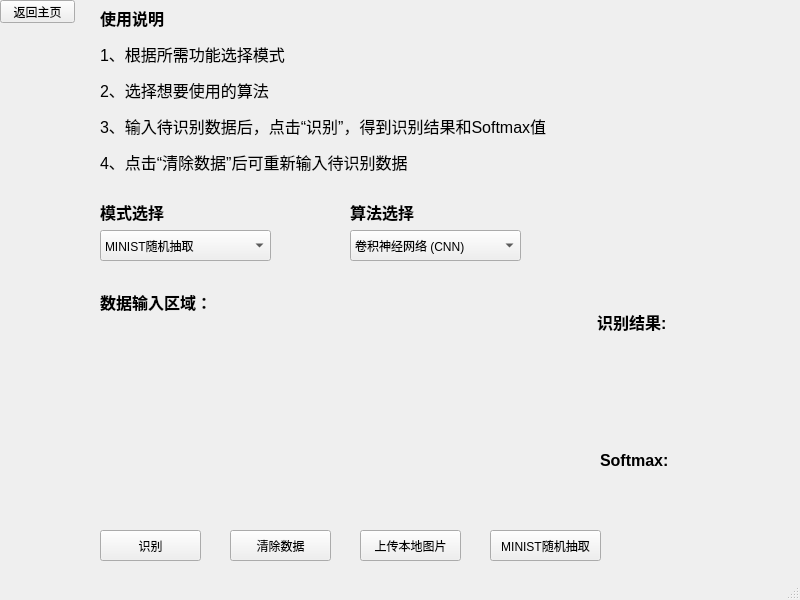
<?xml version="1.0" encoding="UTF-8"?>
<ui version="4.0">
 <class>MainWindow</class>
 <widget class="QMainWindow" name="MainWindow">
  <property name="geometry">
   <rect>
    <x>0</x>
    <y>0</y>
    <width>800</width>
    <height>600</height>
   </rect>
  </property>
  <property name="windowTitle">
   <string>多个数字识别</string>
  </property>
  <widget class="QWidget" name="centralwidget">
   <widget class="QPushButton" name="pushButton_4">
    <property name="geometry">
     <rect>
      <x>490</x>
      <y>530</y>
      <width>111</width>
      <height>31</height>
     </rect>
    </property>
    <property name="text">
     <string>MINIST随机抽取</string>
    </property>
   </widget>
   <widget class="QLabel" name="label_4">
    <property name="geometry">
     <rect>
      <x>597</x>
      <y>310</y>
      <width>81</width>
      <height>21</height>
     </rect>
    </property>
    <property name="text">
     <string>&lt;html&gt;&lt;head/&gt;&lt;body&gt;&lt;p&gt;&lt;span style=&quot; font-size:12pt; font-weight:600;&quot;&gt;识别结果:&lt;/span&gt;&lt;/p&gt;&lt;/body&gt;&lt;/html&gt;</string>
    </property>
   </widget>
   <widget class="QPushButton" name="pushButton">
    <property name="geometry">
     <rect>
      <x>100</x>
      <y>530</y>
      <width>101</width>
      <height>31</height>
     </rect>
    </property>
    <property name="text">
     <string>识别</string>
    </property>
   </widget>
   <widget class="QLabel" name="label_2">
    <property name="geometry">
     <rect>
      <x>100</x>
      <y>200</y>
      <width>71</width>
      <height>21</height>
     </rect>
    </property>
    <property name="text">
     <string>&lt;html&gt;&lt;head/&gt;&lt;body&gt;&lt;p&gt;&lt;span style=&quot; font-size:12pt; font-weight:600;&quot;&gt;模式选择&lt;/span&gt;&lt;/p&gt;&lt;/body&gt;&lt;/html&gt;</string>
    </property>
   </widget>
   <widget class="QPushButton" name="pushButton_2">
    <property name="geometry">
     <rect>
      <x>230</x>
      <y>530</y>
      <width>101</width>
      <height>31</height>
     </rect>
    </property>
    <property name="text">
     <string>清除数据</string>
    </property>
   </widget>
   <widget class="QLabel" name="label_3">
    <property name="geometry">
     <rect>
      <x>350</x>
      <y>200</y>
      <width>71</width>
      <height>21</height>
     </rect>
    </property>
    <property name="text">
     <string>&lt;html&gt;&lt;head/&gt;&lt;body&gt;&lt;p&gt;&lt;span style=&quot; font-size:12pt; font-weight:600;&quot;&gt;算法选择&lt;/span&gt;&lt;/p&gt;&lt;/body&gt;&lt;/html&gt;</string>
    </property>
   </widget>
   <widget class="QLabel" name="label_5">
    <property name="geometry">
     <rect>
      <x>600</x>
      <y>450</y>
      <width>71</width>
      <height>21</height>
     </rect>
    </property>
    <property name="text">
     <string>&lt;html&gt;&lt;head/&gt;&lt;body&gt;&lt;p&gt;&lt;span style=&quot; font-size:12pt; font-weight:600;&quot;&gt;Softmax:&lt;/span&gt;&lt;/p&gt;&lt;/body&gt;&lt;/html&gt;</string>
    </property>
   </widget>
   <widget class="QLabel" name="label_6">
    <property name="geometry">
     <rect>
      <x>100</x>
      <y>290</y>
      <width>121</width>
      <height>21</height>
     </rect>
    </property>
    <property name="text">
     <string>&lt;html&gt;&lt;head/&gt;&lt;body&gt;&lt;p&gt;&lt;span style=&quot; font-size:12pt; font-weight:600;&quot;&gt;数据输入区域：&lt;/span&gt;&lt;/p&gt;&lt;/body&gt;&lt;/html&gt;</string>
    </property>
   </widget>
   <widget class="QLabel" name="label">
    <property name="geometry">
     <rect>
      <x>100</x>
      <y>0</y>
      <width>481</width>
      <height>181</height>
     </rect>
    </property>
    <property name="text">
     <string>&lt;html&gt;&lt;head/&gt;&lt;body&gt;&lt;p&gt;&lt;span style=&quot; font-size:12pt; font-weight:600;&quot;&gt;使用说明&lt;/span&gt;&lt;/p&gt;&lt;p&gt;&lt;span style=&quot; font-size:12pt;&quot;&gt;1、根据所需功能选择模式&lt;/span&gt;&lt;/p&gt;&lt;p&gt;&lt;span style=&quot; font-size:12pt;&quot;&gt;2、选择想要使用的算法&lt;/span&gt;&lt;/p&gt;&lt;p&gt;&lt;span style=&quot; font-size:12pt;&quot;&gt;3、输入待识别数据后，点击“识别”，得到识别结果和Softmax值&lt;/span&gt;&lt;/p&gt;&lt;p&gt;&lt;span style=&quot; font-size:12pt;&quot;&gt;4、点击“清除数据”后可重新输入待识别数据&lt;/span&gt;&lt;/p&gt;&lt;/body&gt;&lt;/html&gt;</string>
    </property>
   </widget>
   <widget class="QComboBox" name="comboBox">
    <property name="geometry">
     <rect>
      <x>100</x>
      <y>230</y>
      <width>171</width>
      <height>31</height>
     </rect>
    </property>
    <item>
     <property name="text">
      <string>MINIST随机抽取</string>
     </property>
    </item>
    <item>
     <property name="text">
      <string>鼠标手写输入</string>
     </property>
    </item>
    <item>
     <property name="text">
      <string>上传本地图片</string>
     </property>
    </item>
   </widget>
   <widget class="QPushButton" name="pushButton_3">
    <property name="geometry">
     <rect>
      <x>360</x>
      <y>530</y>
      <width>101</width>
      <height>31</height>
     </rect>
    </property>
    <property name="text">
     <string>上传本地图片</string>
    </property>
   </widget>
   <widget class="QComboBox" name="comboBox_2">
    <property name="geometry">
     <rect>
      <x>350</x>
      <y>230</y>
      <width>171</width>
      <height>31</height>
     </rect>
    </property>
    <item>
     <property name="text">
      <string>卷积神经网络 (CNN)</string>
     </property>
    </item>
    <item>
     <property name="text">
      <string>深度卷积神经网络 (深度CNN)</string>
     </property>
    </item>
    <item>
     <property name="text">
      <string>最近邻算法 (KNN)</string>
     </property>
    </item>
    <item>
     <property name="text">
      <string>支持向量机 (SVM)</string>
     </property>
    </item>
   </widget>
   <widget class="QPushButton" name="pushButton_5">
    <property name="geometry">
     <rect>
      <x>0</x>
      <y>0</y>
      <width>75</width>
      <height>23</height>
     </rect>
    </property>
    <property name="text">
     <string>返回主页</string>
    </property>
   </widget>
  </widget>
  <widget class="QStatusBar" name="statusbar"/>
 </widget>
 <resources/>
 <connections/>
 <slots>
  <slot>shibie2()</slot>
  <slot>qingchushuju2()</slot>
  <slot>shangchauntupian2()</slot>
  <slot>suijichouqu2()</slot>
  <slot>fanhui2()</slot>
 </slots>
</ui>
